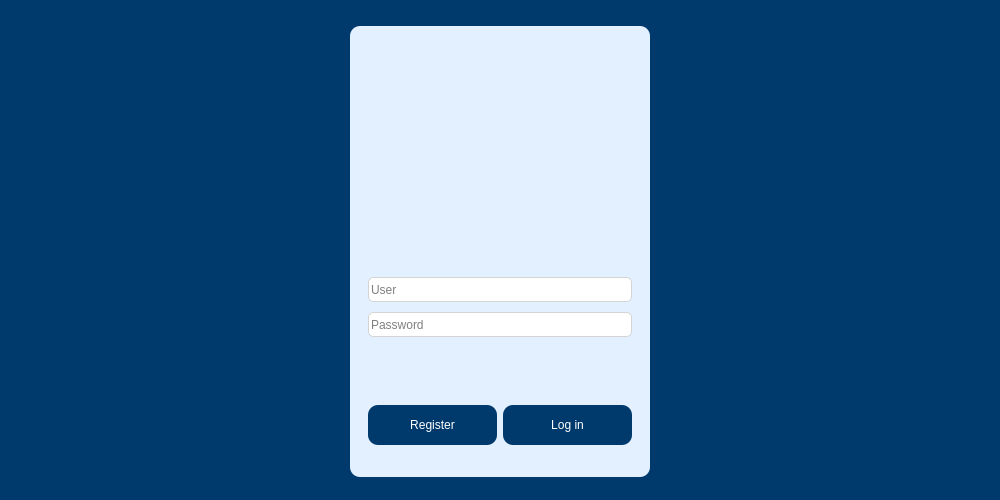
<?xml version="1.0" encoding="UTF-8"?>
<ui version="4.0">
 <class>Form</class>
 <widget class="QWidget" name="Form">
  <property name="geometry">
   <rect>
    <x>0</x>
    <y>0</y>
    <width>1000</width>
    <height>500</height>
   </rect>
  </property>
  <property name="sizePolicy">
   <sizepolicy hsizetype="Fixed" vsizetype="Fixed">
    <horstretch>0</horstretch>
    <verstretch>0</verstretch>
   </sizepolicy>
  </property>
  <property name="minimumSize">
   <size>
    <width>1000</width>
    <height>500</height>
   </size>
  </property>
  <property name="maximumSize">
   <size>
    <width>1000</width>
    <height>500</height>
   </size>
  </property>
  <property name="windowTitle">
   <string>Form</string>
  </property>
  <property name="styleSheet">
   <string notr="true">background-color: rgb(0, 58, 108);</string>
  </property>
  <layout class="QHBoxLayout" name="horizontalLayout">
   <item>
    <widget class="QFrame" name="frame_3">
     <property name="minimumSize">
      <size>
       <width>50</width>
       <height>0</height>
      </size>
     </property>
     <property name="maximumSize">
      <size>
       <width>200</width>
       <height>16777215</height>
      </size>
     </property>
     <property name="frameShape">
      <enum>QFrame::NoFrame</enum>
     </property>
     <property name="frameShadow">
      <enum>QFrame::Plain</enum>
     </property>
    </widget>
   </item>
   <item>
    <widget class="QGroupBox" name="loginBox">
     <property name="minimumSize">
      <size>
       <width>600</width>
       <height>0</height>
      </size>
     </property>
     <property name="maximumSize">
      <size>
       <width>600</width>
       <height>16777215</height>
      </size>
     </property>
     <property name="styleSheet">
      <string notr="true">border: transparent</string>
     </property>
     <property name="title">
      <string/>
     </property>
     <layout class="QHBoxLayout" name="horizontalLayout_2">
      <item>
       <widget class="QFrame" name="frame_6">
        <property name="frameShape">
         <enum>QFrame::StyledPanel</enum>
        </property>
        <property name="frameShadow">
         <enum>QFrame::Raised</enum>
        </property>
       </widget>
      </item>
      <item>
       <widget class="QFrame" name="frame_5">
        <property name="maximumSize">
         <size>
          <width>300</width>
          <height>16777215</height>
         </size>
        </property>
        <property name="styleSheet">
         <string notr="true">background-color: rgb(226, 240, 255);
border-radius: 10px</string>
        </property>
        <property name="frameShape">
         <enum>QFrame::StyledPanel</enum>
        </property>
        <property name="frameShadow">
         <enum>QFrame::Raised</enum>
        </property>
        <layout class="QVBoxLayout" name="verticalLayout_2">
         <item alignment="Qt::AlignHCenter|Qt::AlignVCenter">
          <widget class="QLabel" name="label">
           <property name="maximumSize">
            <size>
             <width>200</width>
             <height>150</height>
            </size>
           </property>
           <property name="text">
            <string/>
           </property>
           <property name="pixmap">
            <pixmap>../../CompStud Queuing System/CS.png</pixmap>
           </property>
           <property name="scaledContents">
            <bool>true</bool>
           </property>
          </widget>
         </item>
         <item>
          <widget class="QFrame" name="frame">
           <property name="frameShape">
            <enum>QFrame::StyledPanel</enum>
           </property>
           <property name="frameShadow">
            <enum>QFrame::Raised</enum>
           </property>
           <layout class="QVBoxLayout" name="verticalLayout">
            <item>
             <layout class="QVBoxLayout" name="loginForm">
              <property name="spacing">
               <number>0</number>
              </property>
              <item>
               <widget class="QLineEdit" name="user">
                <property name="minimumSize">
                 <size>
                  <width>0</width>
                  <height>25</height>
                 </size>
                </property>
                <property name="styleSheet">
                 <string notr="true">background-color: rgb(255, 255, 255);
border-radius: 5px;
border: 1px solid rgb(212, 212, 212)</string>
                </property>
                <property name="placeholderText">
                 <string>User</string>
                </property>
               </widget>
              </item>
              <item>
               <widget class="QFrame" name="frame_8">
                <property name="minimumSize">
                 <size>
                  <width>0</width>
                  <height>10</height>
                 </size>
                </property>
                <property name="maximumSize">
                 <size>
                  <width>16777215</width>
                  <height>5</height>
                 </size>
                </property>
                <property name="frameShape">
                 <enum>QFrame::StyledPanel</enum>
                </property>
                <property name="frameShadow">
                 <enum>QFrame::Raised</enum>
                </property>
               </widget>
              </item>
              <item>
               <widget class="QLineEdit" name="password">
                <property name="minimumSize">
                 <size>
                  <width>0</width>
                  <height>25</height>
                 </size>
                </property>
                <property name="styleSheet">
                 <string notr="true">background-color: rgb(255, 255, 255);
border-radius: 5px;
border: 1px solid rgb(212, 212, 212)</string>
                </property>
                <property name="echoMode">
                 <enum>QLineEdit::Password</enum>
                </property>
                <property name="placeholderText">
                 <string>Password</string>
                </property>
               </widget>
              </item>
             </layout>
            </item>
            <item>
             <widget class="QFrame" name="frame_2">
              <property name="maximumSize">
               <size>
                <width>16777215</width>
                <height>30</height>
               </size>
              </property>
              <property name="frameShape">
               <enum>QFrame::StyledPanel</enum>
              </property>
              <property name="frameShadow">
               <enum>QFrame::Raised</enum>
              </property>
             </widget>
            </item>
            <item>
             <layout class="QHBoxLayout" name="loginButtons">
              <item>
               <widget class="QPushButton" name="reg">
                <property name="minimumSize">
                 <size>
                  <width>0</width>
                  <height>40</height>
                 </size>
                </property>
                <property name="styleSheet">
                 <string notr="true">background-color: rgb(0, 58, 108);
font: 8pt &quot;Century Gothic&quot;;
color:white;
border-radius: 10px;</string>
                </property>
                <property name="text">
                 <string>Register</string>
                </property>
               </widget>
              </item>
              <item>
               <widget class="QPushButton" name="log_in">
                <property name="minimumSize">
                 <size>
                  <width>0</width>
                  <height>40</height>
                 </size>
                </property>
                <property name="styleSheet">
                 <string notr="true">background-color: rgb(0, 58, 108);
font: 8pt &quot;Century Gothic&quot;;
color:white;
border-radius: 10px;</string>
                </property>
                <property name="text">
                 <string>Log in</string>
                </property>
               </widget>
              </item>
             </layout>
            </item>
           </layout>
          </widget>
         </item>
        </layout>
       </widget>
      </item>
      <item>
       <widget class="QFrame" name="frame_7">
        <property name="frameShape">
         <enum>QFrame::StyledPanel</enum>
        </property>
        <property name="frameShadow">
         <enum>QFrame::Raised</enum>
        </property>
       </widget>
      </item>
     </layout>
    </widget>
   </item>
   <item>
    <widget class="QFrame" name="frame_4">
     <property name="maximumSize">
      <size>
       <width>200</width>
       <height>16777215</height>
      </size>
     </property>
     <property name="frameShape">
      <enum>QFrame::NoFrame</enum>
     </property>
     <property name="frameShadow">
      <enum>QFrame::Plain</enum>
     </property>
    </widget>
   </item>
  </layout>
 </widget>
 <resources/>
 <connections/>
</ui>
